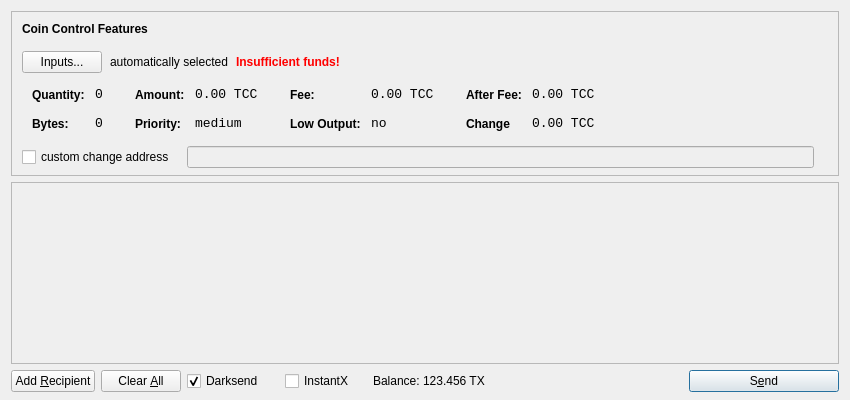
<?xml version="1.0" encoding="UTF-8"?>
<ui version="4.0">
 <class>SendCoinsDialog</class>
 <widget class="QDialog" name="SendCoinsDialog">
  <property name="geometry">
   <rect>
    <x>0</x>
    <y>0</y>
    <width>850</width>
    <height>400</height>
   </rect>
  </property>
  <property name="windowTitle">
   <string>Send Coins</string>
  </property>
  <layout class="QVBoxLayout" name="verticalLayout" stretch="0,1,0">
   <property name="bottomMargin">
    <number>8</number>
   </property>
   <item>
    <widget class="QFrame" name="frameCoinControl">
     <property name="sizePolicy">
      <sizepolicy hsizetype="Expanding" vsizetype="Expanding">
       <horstretch>0</horstretch>
       <verstretch>0</verstretch>
      </sizepolicy>
     </property>
     <property name="maximumSize">
      <size>
       <width>16777215</width>
       <height>16777215</height>
      </size>
     </property>
     <property name="frameShape">
      <enum>QFrame::StyledPanel</enum>
     </property>
     <property name="frameShadow">
      <enum>QFrame::Sunken</enum>
     </property>
     <layout class="QVBoxLayout" name="verticalLayoutCoinControl2">
      <property name="spacing">
       <number>-1</number>
      </property>
      <property name="leftMargin">
       <number>0</number>
      </property>
      <property name="topMargin">
       <number>0</number>
      </property>
      <property name="rightMargin">
       <number>0</number>
      </property>
      <property name="bottomMargin">
       <number>6</number>
      </property>
      <item>
       <layout class="QVBoxLayout" name="verticalLayoutCoinControl" stretch="0,0,0,0,1">
        <property name="spacing">
         <number>0</number>
        </property>
        <property name="leftMargin">
         <number>10</number>
        </property>
        <property name="topMargin">
         <number>10</number>
        </property>
        <item>
         <layout class="QHBoxLayout" name="horizontalLayoutCoinControl1">
          <property name="bottomMargin">
           <number>15</number>
          </property>
          <item>
           <widget class="QLabel" name="labelCoinControlFeatures">
            <property name="sizePolicy">
             <sizepolicy hsizetype="Preferred" vsizetype="Maximum">
              <horstretch>0</horstretch>
              <verstretch>0</verstretch>
             </sizepolicy>
            </property>
            <property name="font">
             <font>
              <weight>75</weight>
              <bold>true</bold>
             </font>
            </property>
            <property name="styleSheet">
             <string notr="true">font-weight:bold;</string>
            </property>
            <property name="text">
             <string>Coin Control Features</string>
            </property>
           </widget>
          </item>
         </layout>
        </item>
        <item>
         <layout class="QHBoxLayout" name="horizontalLayoutCoinControl2" stretch="0,0,0,0">
          <property name="spacing">
           <number>8</number>
          </property>
          <property name="bottomMargin">
           <number>10</number>
          </property>
          <item>
           <widget class="QPushButton" name="pushButtonCoinControl">
            <property name="styleSheet">
             <string notr="true"/>
            </property>
            <property name="text">
             <string>Inputs...</string>
            </property>
           </widget>
          </item>
          <item>
           <widget class="QLabel" name="labelCoinControlAutomaticallySelected">
            <property name="text">
             <string>automatically selected</string>
            </property>
            <property name="margin">
             <number>5</number>
            </property>
           </widget>
          </item>
          <item>
           <widget class="QLabel" name="labelCoinControlInsuffFunds">
            <property name="font">
             <font>
              <weight>75</weight>
              <bold>true</bold>
             </font>
            </property>
            <property name="styleSheet">
             <string notr="true">color:red;font-weight:bold;</string>
            </property>
            <property name="text">
             <string>Insufficient funds!</string>
            </property>
            <property name="margin">
             <number>5</number>
            </property>
           </widget>
          </item>
          <item>
           <spacer name="horizontalSpacerCoinControl">
            <property name="orientation">
             <enum>Qt::Horizontal</enum>
            </property>
            <property name="sizeHint" stdset="0">
             <size>
              <width>40</width>
              <height>1</height>
             </size>
            </property>
           </spacer>
          </item>
         </layout>
        </item>
        <item>
         <widget class="QWidget" name="widgetCoinControl" native="true">
          <property name="sizePolicy">
           <sizepolicy hsizetype="Preferred" vsizetype="Preferred">
            <horstretch>0</horstretch>
            <verstretch>0</verstretch>
           </sizepolicy>
          </property>
          <property name="minimumSize">
           <size>
            <width>0</width>
            <height>0</height>
           </size>
          </property>
          <property name="styleSheet">
           <string notr="true"/>
          </property>
          <layout class="QHBoxLayout" name="horizontalLayoutCoinControl5">
           <property name="margin">
            <number>0</number>
           </property>
           <item>
            <layout class="QHBoxLayout" name="horizontalLayoutCoinControl3" stretch="0,0,0,1">
             <property name="spacing">
              <number>20</number>
             </property>
             <property name="topMargin">
              <number>0</number>
             </property>
             <property name="bottomMargin">
              <number>10</number>
             </property>
             <item>
              <layout class="QFormLayout" name="formLayoutCoinControl1">
               <property name="horizontalSpacing">
                <number>10</number>
               </property>
               <property name="verticalSpacing">
                <number>14</number>
               </property>
               <property name="leftMargin">
                <number>10</number>
               </property>
               <property name="topMargin">
                <number>4</number>
               </property>
               <property name="rightMargin">
                <number>6</number>
               </property>
               <item row="0" column="0">
                <widget class="QLabel" name="labelCoinControlQuantityText">
                 <property name="styleSheet">
                  <string notr="true">font-weight:bold;</string>
                 </property>
                 <property name="text">
                  <string>Quantity:</string>
                 </property>
                 <property name="margin">
                  <number>0</number>
                 </property>
                </widget>
               </item>
               <item row="0" column="1">
                <widget class="QLabel" name="labelCoinControlQuantity">
                 <property name="font">
                  <font>
                   <family>Monospace</family>
                   <pointsize>10</pointsize>
                  </font>
                 </property>
                 <property name="cursor">
                  <cursorShape>IBeamCursor</cursorShape>
                 </property>
                 <property name="contextMenuPolicy">
                  <enum>Qt::ActionsContextMenu</enum>
                 </property>
                 <property name="text">
                  <string>0</string>
                 </property>
                 <property name="margin">
                  <number>0</number>
                 </property>
                 <property name="textInteractionFlags">
                  <set>Qt::LinksAccessibleByMouse|Qt::TextSelectableByKeyboard|Qt::TextSelectableByMouse</set>
                 </property>
                </widget>
               </item>
               <item row="1" column="0">
                <widget class="QLabel" name="labelCoinControlBytesText">
                 <property name="styleSheet">
                  <string notr="true">font-weight:bold;</string>
                 </property>
                 <property name="text">
                  <string>Bytes:</string>
                 </property>
                </widget>
               </item>
               <item row="1" column="1">
                <widget class="QLabel" name="labelCoinControlBytes">
                 <property name="font">
                  <font>
                   <family>Monospace</family>
                   <pointsize>10</pointsize>
                  </font>
                 </property>
                 <property name="cursor">
                  <cursorShape>IBeamCursor</cursorShape>
                 </property>
                 <property name="contextMenuPolicy">
                  <enum>Qt::ActionsContextMenu</enum>
                 </property>
                 <property name="text">
                  <string>0</string>
                 </property>
                 <property name="textInteractionFlags">
                  <set>Qt::LinksAccessibleByMouse|Qt::TextSelectableByKeyboard|Qt::TextSelectableByMouse</set>
                 </property>
                </widget>
               </item>
              </layout>
             </item>
             <item>
              <layout class="QFormLayout" name="formLayoutCoinControl2">
               <property name="horizontalSpacing">
                <number>10</number>
               </property>
               <property name="verticalSpacing">
                <number>14</number>
               </property>
               <property name="leftMargin">
                <number>6</number>
               </property>
               <property name="topMargin">
                <number>4</number>
               </property>
               <property name="rightMargin">
                <number>6</number>
               </property>
               <item row="0" column="0">
                <widget class="QLabel" name="labelCoinControlAmountText">
                 <property name="styleSheet">
                  <string notr="true">font-weight:bold;</string>
                 </property>
                 <property name="text">
                  <string>Amount:</string>
                 </property>
                 <property name="margin">
                  <number>0</number>
                 </property>
                </widget>
               </item>
               <item row="0" column="1">
                <widget class="QLabel" name="labelCoinControlAmount">
                 <property name="font">
                  <font>
                   <family>Monospace</family>
                   <pointsize>10</pointsize>
                  </font>
                 </property>
                 <property name="cursor">
                  <cursorShape>IBeamCursor</cursorShape>
                 </property>
                 <property name="contextMenuPolicy">
                  <enum>Qt::ActionsContextMenu</enum>
                 </property>
                 <property name="text">
                  <string>0.00 TCC</string>
                 </property>
                 <property name="textInteractionFlags">
                  <set>Qt::LinksAccessibleByMouse|Qt::TextSelectableByKeyboard|Qt::TextSelectableByMouse</set>
                 </property>
                </widget>
               </item>
               <item row="1" column="0">
                <widget class="QLabel" name="labelCoinControlPriorityText">
                 <property name="styleSheet">
                  <string notr="true">font-weight:bold;</string>
                 </property>
                 <property name="text">
                  <string>Priority:</string>
                 </property>
                </widget>
               </item>
               <item row="1" column="1">
                <widget class="QLabel" name="labelCoinControlPriority">
                 <property name="font">
                  <font>
                   <family>Monospace</family>
                   <pointsize>10</pointsize>
                  </font>
                 </property>
                 <property name="cursor">
                  <cursorShape>IBeamCursor</cursorShape>
                 </property>
                 <property name="contextMenuPolicy">
                  <enum>Qt::ActionsContextMenu</enum>
                 </property>
                 <property name="text">
                  <string>medium</string>
                 </property>
                 <property name="textInteractionFlags">
                  <set>Qt::LinksAccessibleByMouse|Qt::TextSelectableByKeyboard|Qt::TextSelectableByMouse</set>
                 </property>
                </widget>
               </item>
              </layout>
             </item>
             <item>
              <layout class="QFormLayout" name="formLayoutCoinControl3">
               <property name="horizontalSpacing">
                <number>10</number>
               </property>
               <property name="verticalSpacing">
                <number>14</number>
               </property>
               <property name="leftMargin">
                <number>6</number>
               </property>
               <property name="topMargin">
                <number>4</number>
               </property>
               <property name="rightMargin">
                <number>6</number>
               </property>
               <item row="0" column="0">
                <widget class="QLabel" name="labelCoinControlFeeText">
                 <property name="styleSheet">
                  <string notr="true">font-weight:bold;</string>
                 </property>
                 <property name="text">
                  <string>Fee:</string>
                 </property>
                 <property name="margin">
                  <number>0</number>
                 </property>
                </widget>
               </item>
               <item row="0" column="1">
                <widget class="QLabel" name="labelCoinControlFee">
                 <property name="font">
                  <font>
                   <family>Monospace</family>
                   <pointsize>10</pointsize>
                  </font>
                 </property>
                 <property name="cursor">
                  <cursorShape>IBeamCursor</cursorShape>
                 </property>
                 <property name="contextMenuPolicy">
                  <enum>Qt::ActionsContextMenu</enum>
                 </property>
                 <property name="text">
                  <string>0.00 TCC</string>
                 </property>
                 <property name="textInteractionFlags">
                  <set>Qt::LinksAccessibleByMouse|Qt::TextSelectableByKeyboard|Qt::TextSelectableByMouse</set>
                 </property>
                </widget>
               </item>
               <item row="1" column="0">
                <widget class="QLabel" name="labelCoinControlLowOutputText">
                 <property name="styleSheet">
                  <string notr="true">font-weight:bold;</string>
                 </property>
                 <property name="text">
                  <string>Low Output:</string>
                 </property>
                </widget>
               </item>
               <item row="1" column="1">
                <widget class="QLabel" name="labelCoinControlLowOutput">
                 <property name="font">
                  <font>
                   <family>Monospace</family>
                   <pointsize>10</pointsize>
                  </font>
                 </property>
                 <property name="cursor">
                  <cursorShape>IBeamCursor</cursorShape>
                 </property>
                 <property name="contextMenuPolicy">
                  <enum>Qt::ActionsContextMenu</enum>
                 </property>
                 <property name="text">
                  <string>no</string>
                 </property>
                 <property name="textInteractionFlags">
                  <set>Qt::LinksAccessibleByMouse|Qt::TextSelectableByKeyboard|Qt::TextSelectableByMouse</set>
                 </property>
                </widget>
               </item>
              </layout>
             </item>
             <item>
              <layout class="QFormLayout" name="formLayoutCoinControl4">
               <property name="horizontalSpacing">
                <number>10</number>
               </property>
               <property name="verticalSpacing">
                <number>14</number>
               </property>
               <property name="leftMargin">
                <number>6</number>
               </property>
               <property name="topMargin">
                <number>4</number>
               </property>
               <property name="rightMargin">
                <number>6</number>
               </property>
               <item row="0" column="0">
                <widget class="QLabel" name="labelCoinControlAfterFeeText">
                 <property name="styleSheet">
                  <string notr="true">font-weight:bold;</string>
                 </property>
                 <property name="text">
                  <string>After Fee:</string>
                 </property>
                 <property name="margin">
                  <number>0</number>
                 </property>
                </widget>
               </item>
               <item row="0" column="1">
                <widget class="QLabel" name="labelCoinControlAfterFee">
                 <property name="font">
                  <font>
                   <family>Monospace</family>
                   <pointsize>10</pointsize>
                  </font>
                 </property>
                 <property name="cursor">
                  <cursorShape>IBeamCursor</cursorShape>
                 </property>
                 <property name="contextMenuPolicy">
                  <enum>Qt::ActionsContextMenu</enum>
                 </property>
                 <property name="text">
                  <string>0.00 TCC</string>
                 </property>
                 <property name="textInteractionFlags">
                  <set>Qt::LinksAccessibleByMouse|Qt::TextSelectableByKeyboard|Qt::TextSelectableByMouse</set>
                 </property>
                </widget>
               </item>
               <item row="1" column="0">
                <widget class="QLabel" name="labelCoinControlChangeText">
                 <property name="styleSheet">
                  <string notr="true">font-weight:bold;</string>
                 </property>
                 <property name="text">
                  <string>Change</string>
                 </property>
                </widget>
               </item>
               <item row="1" column="1">
                <widget class="QLabel" name="labelCoinControlChange">
                 <property name="font">
                  <font>
                   <family>Monospace</family>
                   <pointsize>10</pointsize>
                  </font>
                 </property>
                 <property name="cursor">
                  <cursorShape>IBeamCursor</cursorShape>
                 </property>
                 <property name="contextMenuPolicy">
                  <enum>Qt::ActionsContextMenu</enum>
                 </property>
                 <property name="text">
                  <string>0.00 TCC</string>
                 </property>
                 <property name="textInteractionFlags">
                  <set>Qt::LinksAccessibleByMouse|Qt::TextSelectableByKeyboard|Qt::TextSelectableByMouse</set>
                 </property>
                </widget>
               </item>
              </layout>
             </item>
            </layout>
           </item>
          </layout>
         </widget>
        </item>
        <item>
         <layout class="QHBoxLayout" name="horizontalLayoutCoinControl4" stretch="0,0,0">
          <property name="spacing">
           <number>12</number>
          </property>
          <property name="sizeConstraint">
           <enum>QLayout::SetDefaultConstraint</enum>
          </property>
          <property name="topMargin">
           <number>5</number>
          </property>
          <property name="rightMargin">
           <number>5</number>
          </property>
          <item>
           <widget class="QCheckBox" name="checkBoxCoinControlChange">
            <property name="text">
             <string>custom change address</string>
            </property>
           </widget>
          </item>
          <item>
           <widget class="QLineEdit" name="lineEditCoinControlChange">
            <property name="enabled">
             <bool>false</bool>
            </property>
            <property name="sizePolicy">
             <sizepolicy hsizetype="Expanding" vsizetype="Fixed">
              <horstretch>0</horstretch>
              <verstretch>0</verstretch>
             </sizepolicy>
            </property>
           </widget>
          </item>
          <item>
           <widget class="QLabel" name="labelCoinControlChangeLabel">
            <property name="sizePolicy">
             <sizepolicy hsizetype="Preferred" vsizetype="Expanding">
              <horstretch>0</horstretch>
              <verstretch>0</verstretch>
             </sizepolicy>
            </property>
            <property name="minimumSize">
             <size>
              <width>0</width>
              <height>0</height>
             </size>
            </property>
            <property name="text">
             <string/>
            </property>
            <property name="margin">
             <number>3</number>
            </property>
           </widget>
          </item>
         </layout>
        </item>
        <item>
         <spacer name="verticalSpacerCoinControl">
          <property name="orientation">
           <enum>Qt::Vertical</enum>
          </property>
          <property name="sizeHint" stdset="0">
           <size>
            <width>800</width>
            <height>1</height>
           </size>
          </property>
         </spacer>
        </item>
       </layout>
      </item>
     </layout>
    </widget>
   </item>
   <item>
    <widget class="QScrollArea" name="scrollArea">
     <property name="widgetResizable">
      <bool>true</bool>
     </property>
     <widget class="QWidget" name="scrollAreaWidgetContents">
      <property name="geometry">
       <rect>
        <x>0</x>
        <y>0</y>
        <width>830</width>
        <height>165</height>
       </rect>
      </property>
      <layout class="QVBoxLayout" name="verticalLayout_2">
       <property name="margin">
        <number>0</number>
       </property>
       <item>
        <layout class="QVBoxLayout" name="entries">
         <property name="spacing">
          <number>6</number>
         </property>
        </layout>
       </item>
       <item>
        <spacer name="verticalSpacer">
         <property name="orientation">
          <enum>Qt::Vertical</enum>
         </property>
         <property name="sizeHint" stdset="0">
          <size>
           <width>20</width>
           <height>40</height>
          </size>
         </property>
        </spacer>
       </item>
      </layout>
     </widget>
    </widget>
   </item>
   <item>
    <layout class="QHBoxLayout" name="horizontalLayout">
     <item>
      <widget class="QPushButton" name="addButton">
       <property name="toolTip">
        <string>Send to multiple recipients at once</string>
       </property>
       <property name="text">
        <string>Add &amp;Recipient</string>
       </property>
       <property name="autoDefault">
        <bool>false</bool>
       </property>
      </widget>
     </item>
     <item>
      <widget class="QPushButton" name="clearButton">
       <property name="sizePolicy">
        <sizepolicy hsizetype="Minimum" vsizetype="Fixed">
         <horstretch>0</horstretch>
         <verstretch>0</verstretch>
        </sizepolicy>
       </property>
       <property name="toolTip">
        <string>Remove all transaction fields</string>
       </property>
       <property name="text">
        <string>Clear &amp;All</string>
       </property>
       <property name="autoRepeatDelay">
        <number>300</number>
       </property>
       <property name="autoDefault">
        <bool>false</bool>
       </property>
      </widget>
     </item>
     <item>
      <layout class="QHBoxLayout" name="horizontalLayout_2">
       <property name="spacing">
        <number>3</number>
       </property>
        <item>
        <widget class="QCheckBox" name="checkUseDarksend">
         <property name="minimumSize">
          <size>
           <width>95</width>
           <height>0</height>
          </size>
         </property>
         <property name="text">
          <string>Darksend</string>
         </property>
         <property name="checked">
          <bool>true</bool>
         </property>
        </widget>
       </item>
       <item>
        <widget class="QCheckBox" name="checkInstantX">
         <property name="enabled">
          <bool>true</bool>
         </property>
         <property name="minimumSize">
          <size>
           <width>85</width>
           <height>0</height>
          </size>
         </property>
         <property name="text">
          <string>InstantX</string>
         </property>
        </widget>
       </item>
       <item>
        <widget class="QLabel" name="label">
         <property name="sizePolicy">
          <sizepolicy hsizetype="Preferred" vsizetype="Fixed">
           <horstretch>0</horstretch>
           <verstretch>0</verstretch>
          </sizepolicy>
         </property>
         <property name="text">
          <string>Balance:</string>
         </property>
        </widget>
       </item>
       <item>
        <widget class="QLabel" name="labelBalance">
         <property name="sizePolicy">
          <sizepolicy hsizetype="Preferred" vsizetype="Fixed">
           <horstretch>0</horstretch>
           <verstretch>0</verstretch>
          </sizepolicy>
         </property>
         <property name="cursor">
          <cursorShape>IBeamCursor</cursorShape>
         </property>
         <property name="text">
          <string>123.456 TX</string>
         </property>
         <property name="textInteractionFlags">
          <set>Qt::LinksAccessibleByMouse|Qt::TextSelectableByKeyboard|Qt::TextSelectableByMouse</set>
         </property>
        </widget>
       </item>
      </layout>
     </item>
     <item>
      <spacer name="horizontalSpacer">
       <property name="orientation">
        <enum>Qt::Horizontal</enum>
       </property>
       <property name="sizeHint" stdset="0">
        <size>
         <width>40</width>
         <height>20</height>
        </size>
       </property>
      </spacer>
     </item>
     <item>
      <widget class="QPushButton" name="sendButton">
       <property name="minimumSize">
        <size>
         <width>150</width>
         <height>0</height>
        </size>
       </property>
       <property name="toolTip">
        <string>Confirm the send action</string>
       </property>
       <property name="text">
        <string>S&amp;end</string>
       </property>
       <property name="icon">
        <iconset resource="../bitcoin.qrc">
         <normaloff>:/icons/send</normaloff>:/icons/send</iconset>
       </property>
       <property name="default">
        <bool>true</bool>
       </property>
      </widget>
     </item>
    </layout>
   </item>
  </layout>
 </widget>
 <resources>
  <include location="../bitcoin.qrc"/>
 </resources>
 <connections/>
</ui>
